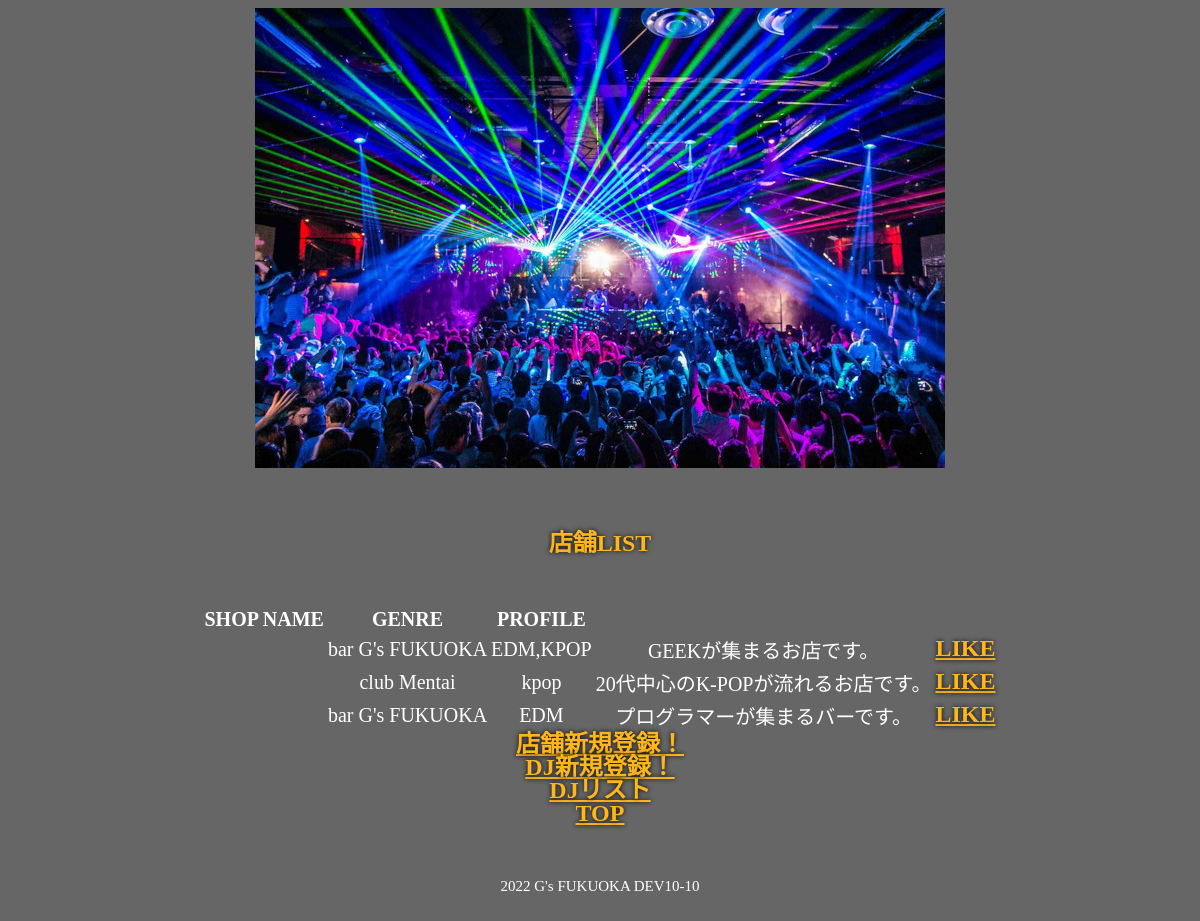
Page /shop_list.php on the earlier database version.
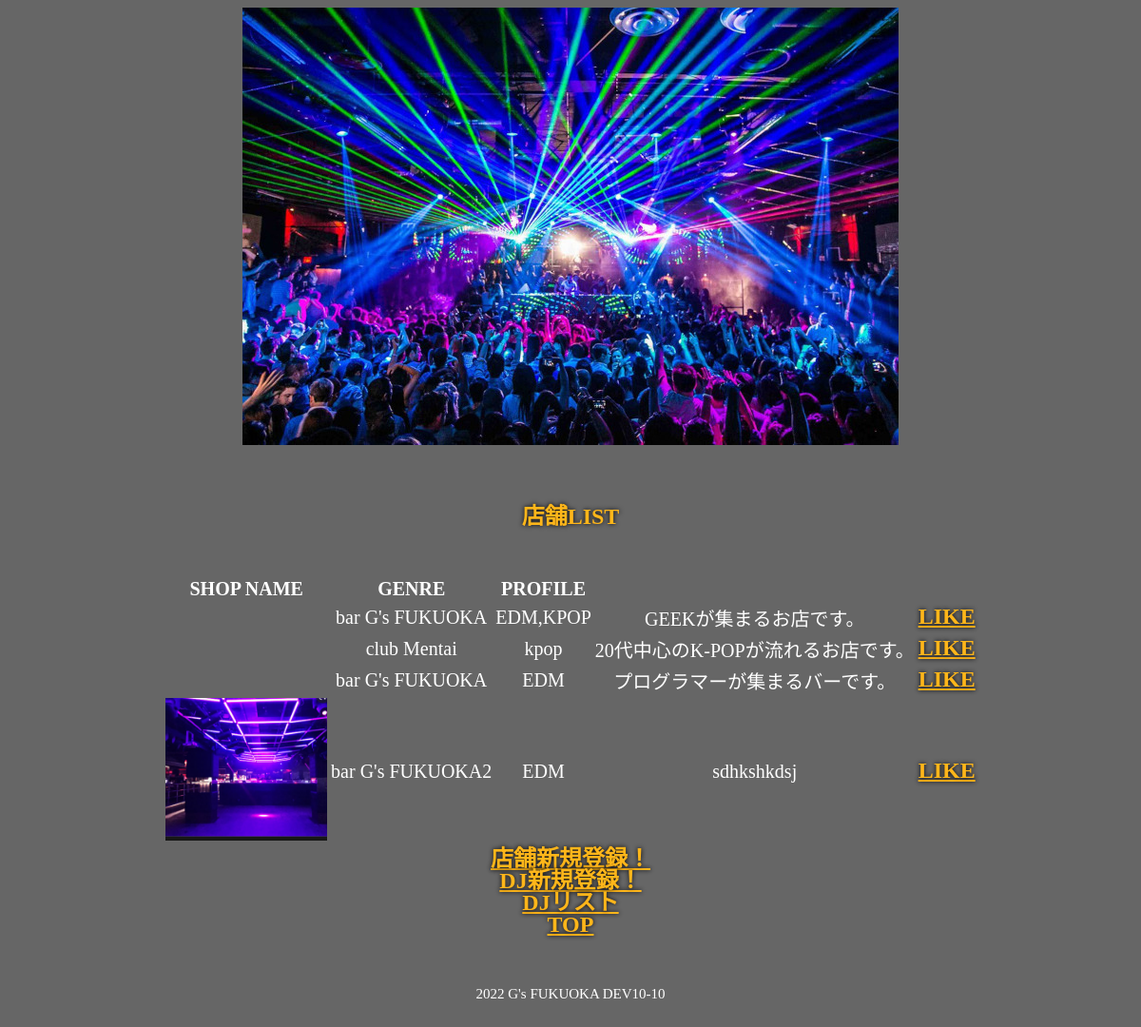
Same page on the later database version.
### tables this page shows
CREATE TABLE `shop_table` (
  `id` int(12) NOT NULL,
  `shopname` varchar(128) NOT NULL,
  `email` text NOT NULL,
  `genre` text NOT NULL,
  `profile` text NOT NULL,
  `img` varchar(128) DEFAULT NULL,
  `password` varchar(128) NOT NULL
);

### dbconnect.php (called while the page is built, shortened)
<?php
function connect() {
    $user = DB_USER;
    $pass = DB_PASS;
    try {
        $pdo = new PDO($dsn, $user, $pass, [
            PDO::ATTR_ERRMODE => PDO::ERRMODE_EXCEPTION,
            PDO::ATTR_DEFAULT_FETCH_MODE => PDO::FETCH_ASSOC
        ]);
        return $pdo;
    } catch (PDOExeption $e) {
        echo "接続失敗です！". $e -> getMessage();
        exit();
    }
}

### classes/UserLogic.php (called while the page is built, shortened)
<?php
require_once '../dbconnect.php';
class UserLogic {
    public static function userList2() {
        $sql = 'SELECT * FROM shop_table';
        try {
            $stmt = connect() -> prepare($sql);
            $stmt->execute();
            $result = $stmt -> fetchAll(PDO::FETCH_ASSOC);
            return $result;
        } catch (PDOException $e) {
            echo json_encode(["sql error" => "{$e->getMessage()}"]);
            exit();
        };
    }
}

### public/shop_list.php (the view, shortened to what this page needs)
<?php
require_once '../classes/UserLogic.php';
$result = UserLogic::userList2();
$user_id = $_SESSION['user_id'];
$output = "";
foreach ($result as $record) {
    $output .= "
    <tr>
    <td><img src='{$record["img"]}' height='150px'></td>
    <td>{$record["shopname"]}</td>
    <td>{$record["genre"]}</td>
    <td>{$record["profile"]}</td>
    <td><a href='like_create2.php?shop_id={$record["id"]}&user_id={$user_id}'>LIKE</a></td>
    </tr>
    ";
}
?>
<!DOCTYPE html>
<html lang="ja">
<head>
    <link rel="stylesheet" href="./css/style.css">
</head>
<body>
    <img src="./images/sotsusei.jpeg" alt="クラブ">
    <h2>店舗LIST</h2>
    <table>
        <thead>
            <tr>
                <th>SHOP NAME</th>
                <th>GENRE</th>
                <th>PROFILE</th>
            </tr>
        </thead>
        <tbody>
            <?= $output ?>
        </tbody>
    </table>
    <a href="shop_signup_form.php">店舗新規登録！</a><br>
    <a href="signup_form.php">DJ新規登録！</a><br>
    <a class="link" href="user_list.php">DJリスト</a><br>
    <a href="top.php">TOP</a>
    <footer>
        <p><small>2022 G's FUKUOKA DEV10-10</small></p>
    </footer>
</body>
</html>

Differences in the rows shown:
added shop_table: img (picture), shopname "bar G's FUKUOKA2", genre "EDM", profile "sdhkshkdsj"
